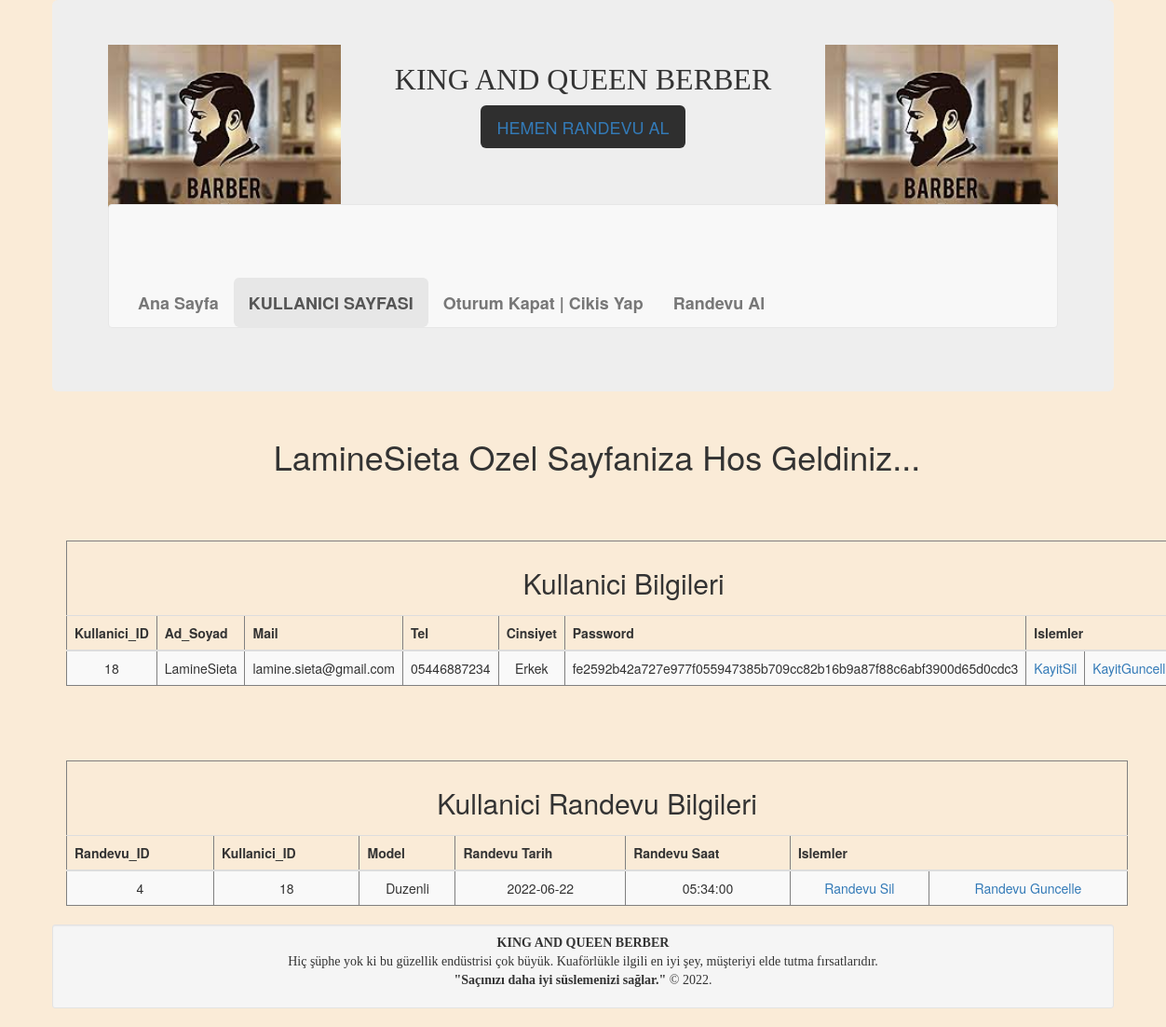
/kullaniciSayfasi.php (signed in), run on the app's committed database.
### tables this page shows
CREATE TABLE `kullanicitable` (
  `ID` int(11) NOT NULL,
  `AdSoyad` varchar(30) DEFAULT NULL,
  `Mail` varchar(30) DEFAULT NULL,
  `Tel` varchar(11) DEFAULT NULL,
  `Cinsiyet` varchar(5) DEFAULT NULL,
  `Pass_word` varchar(70) NOT NULL,
  `Kategori` varchar(9) DEFAULT 'KULLANICI'
);

CREATE TABLE `randevutable` (
  `ID` int(11) NOT NULL,
  `Kullanici_ID` int(11) DEFAULT NULL,
  `Model` varchar(30) DEFAULT NULL,
  `RandevuDurumu` varchar(20) DEFAULT 'BEKLEMEDE',
  `RandevuTarih` date DEFAULT curdate(),
  `RandevuSaat` time DEFAULT curtime()
);

### kullaniciSayfasi.php (the view, shortened to what this page needs)
<!DOCTYPE html>
<html >
<head>
    <link rel="stylesheet" href="https://maxcdn.bootstrapcdn.com/bootstrap/3.3.7/css/bootstrap.min.css">
</head>
<body style="background-color: antiquewhite;">
    <div class="container d-flex align-items-center justify-content-center text-center h-100">
        <div class="jumbotron">
            <img src="Images/Simge2.jpg" class="rounded float-start" align="right" width="250" height="250">
            <img src="Images/Simge2.jpg" class="rounded float-end" align="left" width="250" height="250">
            <h1 align="center" style="font-family: Arial Black; font-size:xx-large">KING AND QUEEN BERBER</h1>
            <a class="btn btn-outline-light btn-lg m-2" href="randevuSayfasi.php" role="button" style="background-color: rgba(0, 0, 0, 0.8)">HEMEN RANDEVU AL</a>
            <br> <br> <br> <br>
            <nav class="navbar navbar-default">
                <div class="container-fluid">
                    <ul class="nav navbar-nav">
                        <li><a class="btn btn-outline btn-lg m-2" href="index.php"> <b>Ana Sayfa</b> </a> </li>
                        <li class="active"><a class="btn btn-outline btn-lg m-2" href="kullaniciSayfasi.php"> <b>KULLANICI SAYFASI</b> </a> </li>
                        <li> <a class="btn btn-outline btn-lg m-2" href="sessionSonlandir.php"> <b> Oturum Kapat | Cikis Yap  </b> </a> </li>
                        <li> <a class="btn btn-outline btn-lg m-2" href="randevuSayfasi.php"> <b> Randevu Al</b> </a> </li>
                    </ul>
                </div>
            </nav>
        </div>
        <div class="container align-items-center justify-content-center text-center h-100">
            <h1> <?php echo $_SESSION['username']; ?> Ozel Sayfaniza Hos Geldiniz...</h1>
            <br><br><br>
            <?php
                require('database_baglan.php');
                $username = $_SESSION['username'];
                $mysql_query = "SELECT * FROM kullanicitable WHERE AdSoyad = '$username' ";
                $cevap = mysqli_query($MySql_Baglanti,$mysql_query);
                echo "<html>";
                    echo "<body>";
                        echo '<table border=1 class="table table-dark table-striped">';
                            echo "<thead>";
                                echo "<tr>";
                                    echo "<td colspan='8'>"."<h2> Kullanici Bilgileri</h2>"."</td>";
                                echo "</tr>";
                                echo "<tr>";
                                    echo "<th>Kullanici_ID</th>";
                                    echo "<th>Ad_Soyad</th>";
                                    echo "<th>Mail</th>";
                                    echo "<th>Tel</th>";
                                    echo "<th>Cinsiyet</th>";
                                    echo "<th>Password</th>";
                                    echo "<th colspan = '2'>Islemler</th>";
                                echo "</tr>";
                            echo "</thead>";
                                if($cevap){
                                    $gelen = mysqli_fetch_array($cevap);
                                    echo "<tbody>";
                                        echo "<tr>";
                                            echo "<td>".$gelen['ID']."</td>";
                                            echo "<td>".$gelen['AdSoyad']."</td>";
                                            echo "<td>".$gelen['Mail']."</td>";
                                            echo "<td>".$gelen['Tel']."</td>";
                                            echo "<td>".$gelen['Cinsiyet']."</td>";
                                            echo "<td>".$gelen['Pass_word']."</td>";
                                            echo "<td><a href=kayitSil.php?id=".$gelen['ID'].">KayitSil</a></td>";
                                            echo "<td><a href=kayitGuncelle.php?id=".$gelen['ID'].">KayitGuncelle</a></td>";
                                        echo "</tr>";
                                    echo "</tbody>";
                                }
                        echo "</table>";
                    echo "</body>";
                echo "</html>";
            ?>
            <br><br><br>
            <?php
                $mysql_query_r = "SELECT * FROM randevutable WHERE Kullanici_ID = ".$gelen['ID']."";
                if($cevap_r = mysqli_query($MySql_Baglanti,$mysql_query_r)){
                    echo "<html>";
                        echo "<body>";
                            echo "<table border=1 class='table table-dark table-striped'>";
                                echo "<thead>";
                                echo "<tr>";
                                    echo "<td colspan='7'>"."<h2> Kullanici Randevu Bilgileri </h2>"."</td>";
                                echo "</tr>";
                                echo "<tr>";
                                    echo "<th>Randevu_ID</th>";
                                    echo "<th>Kullanici_ID</th>";
                                    echo "<th>Model</th>";
                                    echo "<th>Randevu Tarih</th>";
                                    echo "<th>Randevu Saat</th>";
                                    echo "<th colspan = '2'>Islemler</th>";
                                echo "</tr>";
                                echo "</thead>";
                                if($cevap_r){
                                    $gelen_r = mysqli_fetch_array($cevap_r);
                                    echo "<tbody>";
                                        echo "<tr>";
                                            echo "<td>".$gelen_r['ID']."</td>";
                                            echo "<td>".$gelen_r['Kullanici_ID']."</td>";
                                            echo "<td>".$gelen_r['Model']."</td>";
                                            echo "<td>".$gelen_r['RandevuTarih']."</td>";
                                            echo "<td>".$gelen_r['RandevuSaat']."</td>";
                                            echo "<td><a href=randevuSil.php?id=".$gelen_r['ID'].">Randevu Sil</a></td>";
                                            echo "<td><a href=randevuGuncelle.php?id=".$gelen_r['ID'].">Randevu Guncelle</a></td>";
                                        echo "</tr>";
                                    echo "</tbody>";
                                }
                                else{
                                    echo "<tbody>";
                                        echo "<tr>";
                                            echo "<th colspan = '7'> ---Bir Randevunuz Bulunmamaktadir--- </th>";
                                        echo "</tr>";
                                    echo "</tbody>";
                                }
                            echo "</table>";
                        echo "</body>";
                    echo "</html>";
                }
            ?>
        </div>
        <div class="well well-sm" style="font-family: cooper black;">
            <p align="center"><b>KING AND QUEEN BERBER</b>
                <br> Hiç şüphe yok ki bu güzellik endüstrisi çok büyük. Kuaförlükle ilgili en iyi şey, müşteriyi elde tutma fırsatlarıdır.<br>
                <b>"Saçınızı daha iyi süslemenizi sağlar."</b> &copy 2022.
            </p>
        </div>
    </div>
</body>
</html>

### data on the page
kullanicitable: ID "18", AdSoyad "LamineSieta", Mail "lamine.sieta@gmail.com", Tel "05446887234", Cinsiyet "Erkek", Pass_word "fe2592b42a727e977f055947385b709cc82b16b9a87f88c6abf3900d65d0cdc3"
randevutable: ID "4", Kullanici_ID "18", Model "Duzenli", RandevuTarih "2022-06-22", RandevuSaat "05:34:00"

### other printed values
$_SESSION['username'] "LamineSieta"
